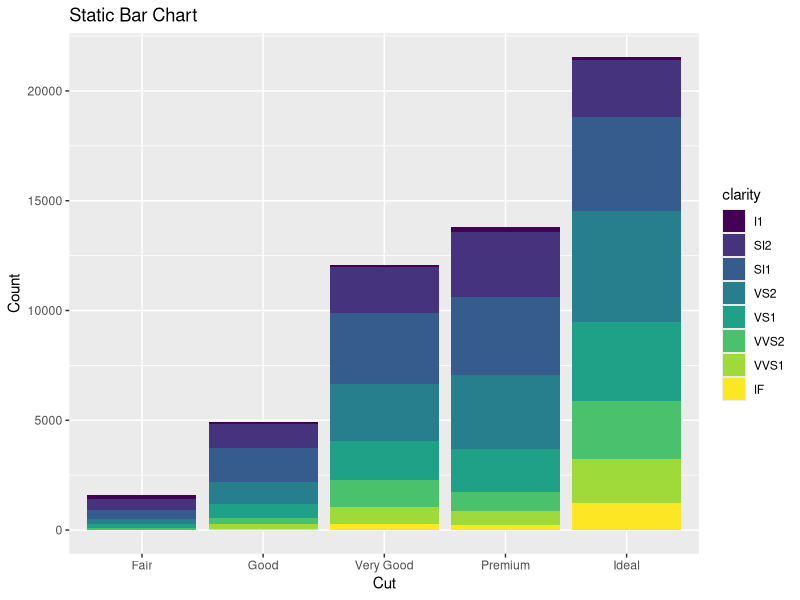
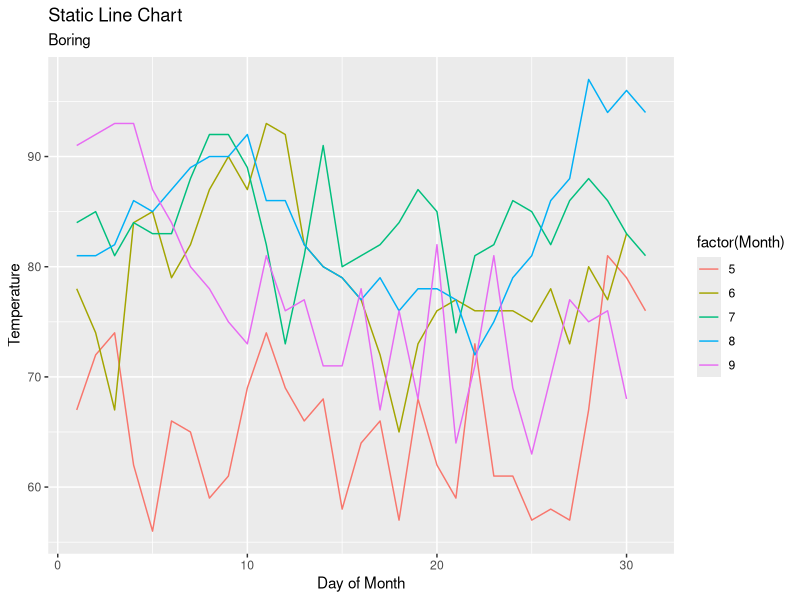

Reproduce these figures in R, in order.
## ---- chunk 1
knitr::opts_chunk$set(echo = TRUE, warning=F, message=F )
## ---- chunk 2
library(ggplot2)
library(gganimate)
## ---- chunk 3
# Load diamonds dataset
data(diamonds)
## ---- chunk 4
knitr::kable(head(diamonds, 5))
## ---- chunk 5

# Create static bar chart
bar_chart <- ggplot(diamonds, aes(x = cut, fill = clarity)) +
  geom_bar() +
  labs(title = "Static Bar Chart", x = "Cut", y = "Count") 
bar_chart
## ---- chunk 6
# Add transition_state animation
animated_bar_chart <- bar_chart +
  transition_states(clarity, transition_length = 2, state_length = 1)+ 
  labs(title = "Animated Bar Chart", x = "Cut", y = "Count", 
       subtitle = "Clarity: {closest_state}") #Creating a dynamic Label: the {closest_state}
                                              # object will pass the current transition that will 
                                              # pass the current transition state as the text for the subtitle

# Render animated chart
animate(animated_bar_chart)
## ---- chunk 7
# Add enter_fade()/exit_fade() for a smoother effect 
animated_bar_chart_fade <- animated_bar_chart +
  enter_fade() +
  exit_fade()

# Render animated chart
animate(animated_bar_chart_fade)
## ---- chunk 8
# Load airquality dataset
data(airquality)
## ---- chunk 9
knitr::kable(head(airquality, 5))
## ---- chunk 10
# Create static line chart
line_chart <- ggplot(airquality, aes(Day, Temp, group = Month, color = factor(Month))) +
  geom_line() +
  labs(title = "Static Line Chart", subtitle = "Boring", x = "Day of Month", y = "Temperature") 
  
line_chart
## ---- chunk 11
# Add transition_reveal animation
animated_line_chart <- line_chart +
  labs(title = "Animated Line Chart", subtitle = "Exciting", x = "Day of Month", y = "Temperature")+
  transition_reveal(Day)

# Render animated chart
animate(animated_line_chart)


## ---- chunk 12
# Adding Zoom
animated_line_chart_zoom <- animated_line_chart +
  labs(title = "Animated Line Chart", subtitle = "With Zoom", x = "Day of Month", y = "Temperature")+
  view_follow()
  
 

# Render animated chart
animate(animated_line_chart_zoom)

## ---- chunk 13

# Changing to scatter plot / adding shadow_wake effect
scatter_chart_shadow <- ggplot(airquality, aes(Day, Temp, group = Month, color = factor(Month)))+
  geom_point() +
  labs(title = "Animated Scatter Chart", x = "Day of Month", y = "Temperature")+ 
  transition_time(Day) +
  shadow_wake(wake_length = 0.5, alpha = FALSE)

# Render animated chart
animate(scatter_chart_shadow )
